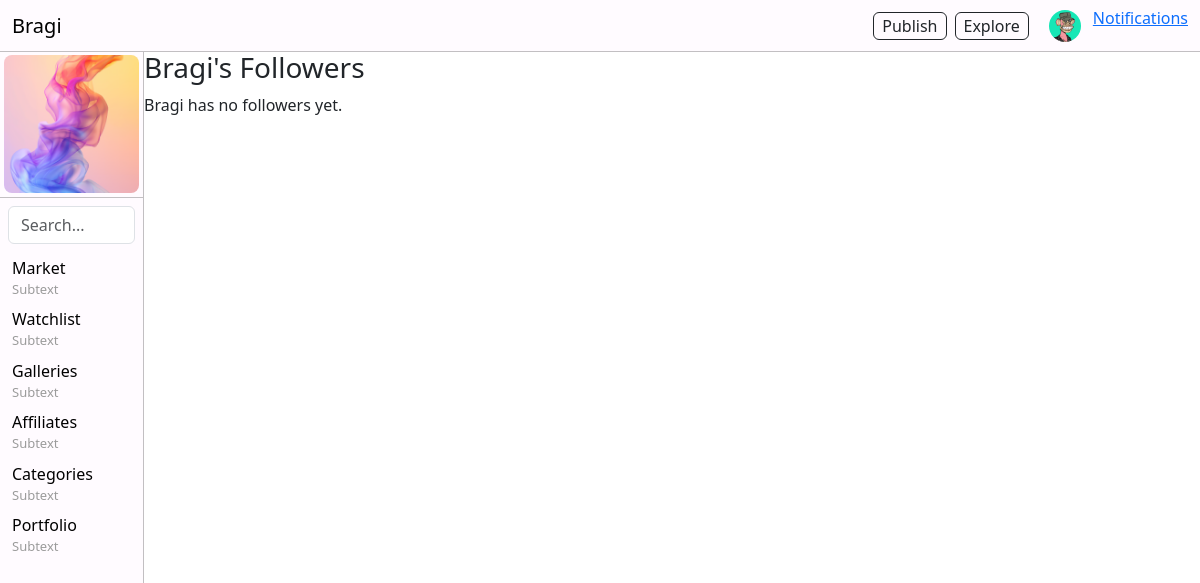
Page /followers/followers/Bragi/ (signed in) on the earlier database version.
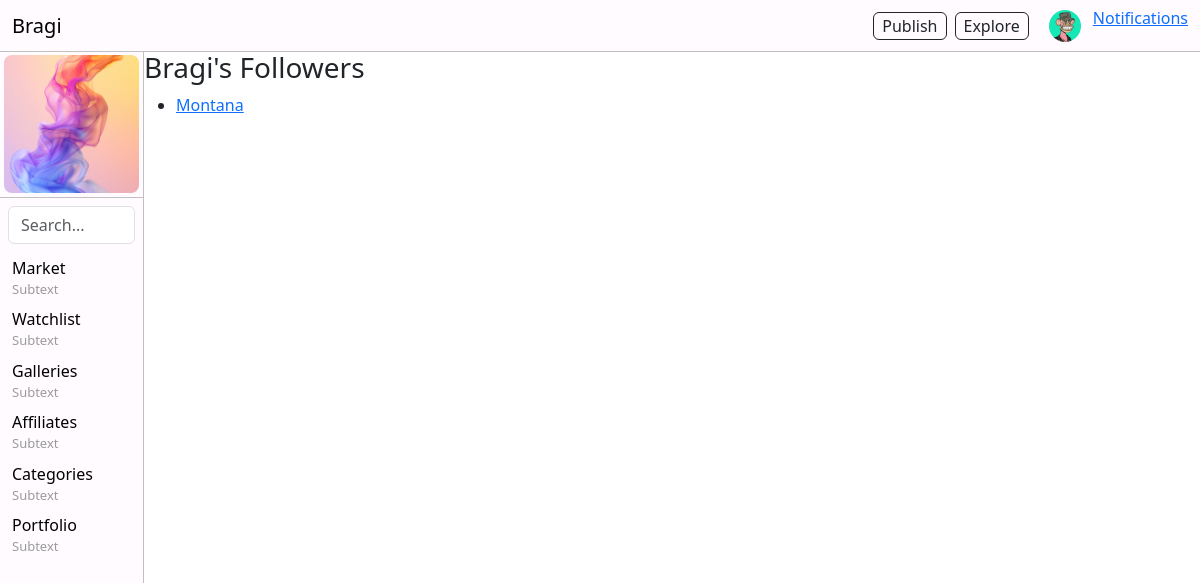
Same page on the later database version.
### toolbar/models.py (models this page shows, shortened)
class ToolbarItem(models.Model):
    name = models.CharField(max_length=100)
    subtext = models.CharField(max_length=100, blank=True, null=True)  # Optional field
    url = models.CharField(max_length=200, blank=True, null=True)
    order = models.IntegerField(default=0)
    visible = models.BooleanField(default=True)
    parent = models.ForeignKey('self', blank=True, null=True, related_name='children', on_delete=models.CASCADE)  # Self-referencing ForeignKey for submenus
    class Meta:
        ordering = ['order']

### users/models.py (models this page shows, shortened)
class UserProfile(models.Model):
    user = models.OneToOneField(User, on_delete=models.CASCADE)
    bio = models.TextField(blank=True, null=True)  # Bio field
    profile_picture = models.ImageField(upload_to='profile_pictures/', null=True, blank=True)  # Profile picture
    location = models.CharField(max_length=255, blank=True, null=True)  # New location field

### followers/models.py (models this page shows, shortened)
class Follow(models.Model):
    follower = models.ForeignKey(
        settings.AUTH_USER_MODEL,
        related_name='following',
        on_delete=models.CASCADE
    )
    followed = models.ForeignKey(
        settings.AUTH_USER_MODEL,
        related_name='followers',
        on_delete=models.CASCADE
    )
    created_at = models.DateTimeField(auto_now_add=True)
    class Meta:
        unique_together = ('follower', 'followed')  # Ensure a user can't follow the same user multiple times

### followers/views.py (the view)
# urls.py: path('followers/<str:username>/', views.followers_list, name='followers_list'),
def followers_list(request, username):
    user = get_object_or_404(User, username=username)
    followers = Follow.objects.filter(followed=user).select_related('follower')
    return render(request, 'followers/followers_list.html', {
        'user': user,
        'followers': followers,
    })

### toolbar/context_processors.py (called while the page is built)
def toolbar_items(request):
    return {
        'toolbar_items': ToolbarItem.objects.filter(visible=True),
        'toolbar': Toolbar.objects.filter(visible=True).first(),  # Get the first (or only) visible toolbar
    }

### followers/templates/followers/followers_list.html
{% extends "base.html" %}
{% block content %}
<h3>{{ user.username }}'s Followers</h3>
{% if followers %}
    <ul>
        {% for follow in followers %}
            <li>
                <a href="{% url 'public_profile' username=follow.follower.username %}">
                    {{ follow.follower.username }}
                </a>
            </li>
        {% endfor %}
    </ul>
{% else %}
    <p>{{ user.username }} has no followers yet.</p>
{% endif %}
{% endblock %}

### templates/base.html (shortened to what this page needs)
{% load static %}
<!DOCTYPE html>
<html lang="en">
<head>
    <link href="https://cdn.jsdelivr.net/npm/bootstrap@5.3.0-alpha1/dist/css/bootstrap.min.css" rel="stylesheet">
    <link rel="stylesheet" href="https://cdnjs.cloudflare.com/ajax/libs/font-awesome/6.0.0-beta3/css/all.min.css">
    <link rel="stylesheet" href="{% static 'css/styles.css' %}">
</head>
    <body>
        {% if user.is_authenticated %}
        <header>
            <nav class="navbar fixed-top">
                <div class="container-fluid d-flex">
                    <a class="navbar-brand" href="/">Bragi</a>
                    <div class="d-flex align-items-center">
                        <ul class="navbar-nav d-flex flex-row">
                            <li class="nav-item">
                                <a href="{% url 'post_create' %}" class="btn btn-outline-dark" style="margin: 0; padding: 1px 8px;">Publish</a>
                            </li>
                            <li class="nav-item">
                                <a href="/" class="btn btn-outline-dark" style="margin: 0; padding: 1px 8px;">Explore</a>
                            </li>
                        </ul>
                        <ul class="navbar-nav">
                            <li class="nav-item dropdown">
                                <a href="#" class="nav-link" id="profileDropdown" role="button" aria-expanded="false">
                                    {% if request.user.is_authenticated and request.user.userprofile.profile_picture %}
                                    <img src="{{ request.user.userprofile.profile_picture.url }}" alt="Profile Picture" class="rounded-circle" style="width: 32px; height: 32px; object-fit: cover;">
                                    {% endif %}
                                </a>
                            </li>
                            <li>
                                <a href="{% url 'notifications_list' %}">
                                Notifications
                                </a>
                            </li>
                        </ul>
                    </div>
                </div>
            </nav>
        </header>
        {% endif %}
        <div class="content-wrapper">
            {% if user.is_authenticated %}
            <div class="navbar-verticle-left">
                {% if toolbar %}
                    {% if toolbar.image %}
                    <a href="{{ toolbar.url }}" target="_blank">
                        <img src="{{ toolbar.image.url }}" alt="{{ toolbar.alt_text }}" class="p-1" style="width: 100%; height: auto; object-fit: cover; border-radius: 12px;">
                    </a>
                    {% endif %}
                {% endif %}
                <form class="search-form" method="get" action="{% url 'post_list' %}">
                    <input class="form-control" type="search" name="q" placeholder="Search..." aria-label="Search" value="{{ query|default:'' }}">
                </form>
                <ul class="list-unstyled">
                    {% for item in toolbar_items %}
                        {% if not item.parent %}
                            <li class="has-submenu">
                                <a href="{{ item.url }}" class="text-decoration-none">
                                    {{ item.name }}
                                    <p>{{ item.subtext }}</p>
                                </a>
                            </li>
                        {% endif %}
                    {% endfor %}
                </ul>
            </div>
            {% endif %}
            <div class="main">
                {% block content %}{% endblock %}
            </div>
        </div>
    </body>
</html>

Differences in the rows shown:
added Follow: follower.username "Montana"
Other differences:
{{ user.username }}: "Bragi" → (not shown)
text no longer shown: "has no followers yet."
